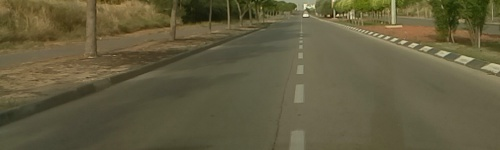
#> input picture training/set1/frame3110.jpg, 500 x 150 px, found by its file name
$ python transform.py
#> lines starting #> are read from the running program, lines starting #| are printed output that depends on the picture; after the words box and inside, x2 and y2 are one past the last pixel; in counts of white or black regions, pixels touching at a corner belong together
# import the necessary packages
import numpy as np

import cv2

font = cv2.FONT_HERSHEY_SIMPLEX

# load the image and grab the source coordinates (i.e. the list of
# of (x, y) points)
# NOTE: using the 'eval' function is bad form, but for this example
# let's just roll with it -- in future posts I'll show you how to
# automatically determine the coordinates without pre-supplying them
image = cv2.imread('/Users/saoron/cardiganCam/training/set1/frame3110.jpg')
#> image is the input picture: shape (150, 500, 3); mean B, G, R 64.1, 92.7, 99.1

gray = cv2.cvtColor(image,cv2.COLOR_BGR2GRAY)
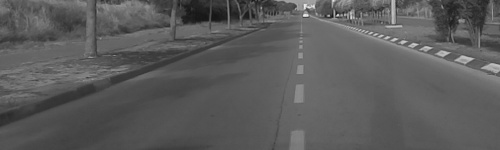
#> gray: shape (150, 500); min 20, max 236, mean 91.4
ret, thresh = cv2.threshold(gray,0,255,cv2.THRESH_BINARY_INV+cv2.THRESH_OTSU)
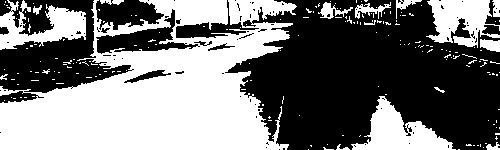
#> thresh: shape (150, 500); 46.7% white; 191 white regions (175 under 20 px), largest, box (x1, y1, x2, y2) and area: (0, 0, 297, 150) 26465, (351, 96, 456, 150) 2494, (426, 0, 500, 48) 2110
#> ret = 90

# noise removal
kernel = np.ones((3,3),np.uint8)
opening = cv2.morphologyEx(thresh,cv2.MORPH_OPEN,kernel, iterations = 2)
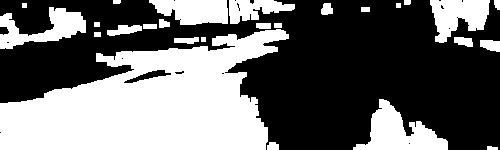
#> opening: shape (150, 500); 41.7% white; 26 white regions, largest, box (x1, y1, x2, y2) and area: (0, 29, 289, 150) 21575, (353, 99, 448, 150) 2345, (0, 7, 86, 49) 1695

# sure background area
sure_bg = cv2.dilate(opening,kernel,iterations=3)
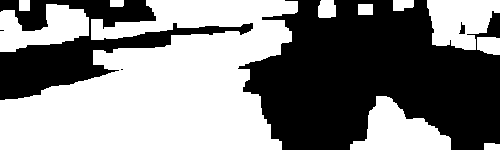
#> sure_bg: shape (150, 500); 51.9% white; 5 black regions (2 under 20 px), largest, box (x1, y1, x2, y2) and area: (238, 0, 500, 150) 27505, (0, 0, 253, 100) 8537, (459, 22, 465, 34) 44

# Finding sure foreground area
dist_transform = cv2.distanceTransform(opening,cv2.DIST_L2,5)
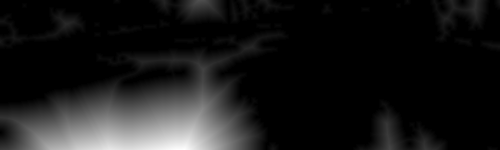
#> dist_transform: shape (150, 500) float32; min 0, max 76.59, mean 7.7; drawn with min black and max white
ret, sure_fg = cv2.threshold(dist_transform,0.7*dist_transform.max(),255,0)
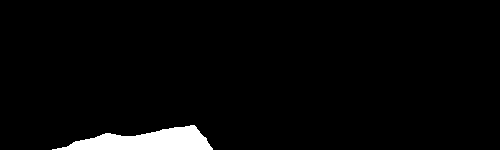
#> sure_fg: shape (150, 500) float32; 3.1% white; 1 white region, box (x1, y1, x2, y2) and area: (52, 125, 213, 150) 2340
#> ret = 53.61

# Finding unknown region
sure_fg = np.uint8(sure_fg)
unknown = cv2.subtract(sure_bg,sure_fg)
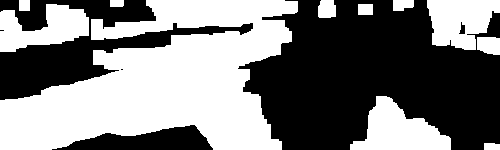
#> unknown: shape (150, 500); 48.8% white; 11 white regions, largest, box (x1, y1, x2, y2) and area: (0, 0, 298, 150) 26870, (350, 96, 451, 150) 3068, (427, 0, 500, 50) 2660

# show the original and warped images
cv2.imshow("Original2", sure_fg)
cv2.imshow("Original", unknown)

cv2.waitKey(0)

$ run again, with training/set1/frame2980.jpg copied over training/set1/frame3110.jpg
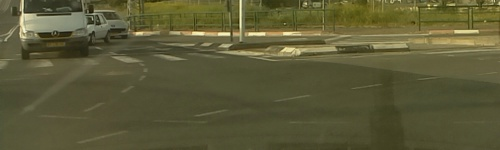
#> input picture training/set1/frame2980.jpg, 500 x 150 px, found by its file name
#> image is the input picture: shape (150, 500, 3); mean B, G, R 55.5, 89.9, 92.1
#> thresh: shape (150, 500); 89.5% white; 193 black regions (167 under 20 px), largest, box (x1, y1, x2, y2) and area: (218, 0, 500, 61) 4062, (0, 0, 130, 44) 1650, (169, 31, 231, 37) 290
#> `ret, thresh = cv2.threshold(gray,0,255,cv2.THRESH_BINARY_INV+cv2.THRES..`: ret = 110
#> opening: shape (150, 500); 85.6% white; 39 black regions (27 under 20 px), largest, box (x1, y1, x2, y2) and area: (169, 0, 500, 61) 7236, (0, 0, 161, 44) 2276, (367, 0, 441, 13) 444
#> sure_bg: shape (150, 500); 94.3% white; 19 black regions (12 under 20 px), largest, box (x1, y1, x2, y2) and area: (253, 19, 500, 58) 3037, (21, 15, 84, 36) 762, (488, 0, 500, 14) 125
#> `ret, sure_fg = cv2.threshold(dist_transform,0.7*dist_transform.max(),2..`: ret = 67.2
#> `unknown = cv2.subtract(sure_bg,sure_fg)`:
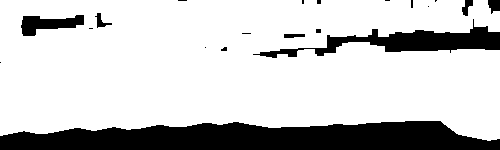
#> unknown: shape (150, 500); 79.4% white; 20 black regions (12 under 20 px), largest, box (x1, y1, x2, y2) and area: (0, 121, 500, 150) 11180, (253, 19, 500, 58) 3037, (21, 15, 84, 36) 762
